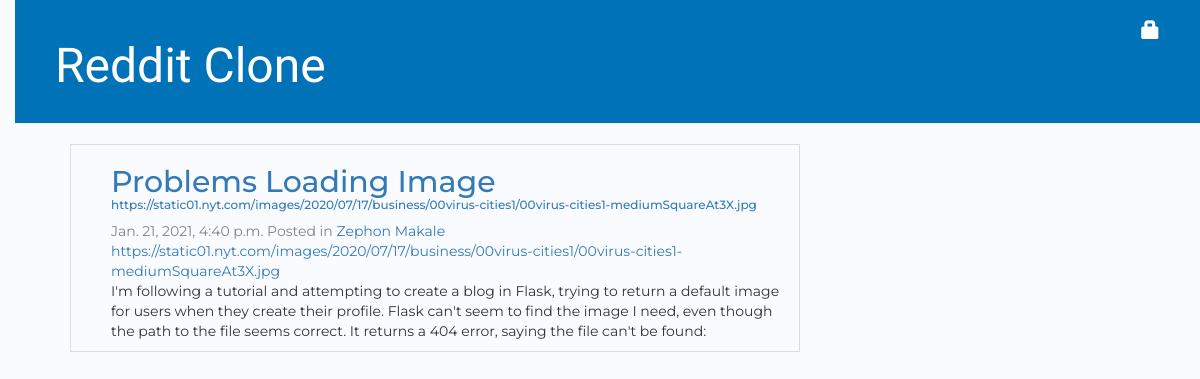
Before: / with the older database file.
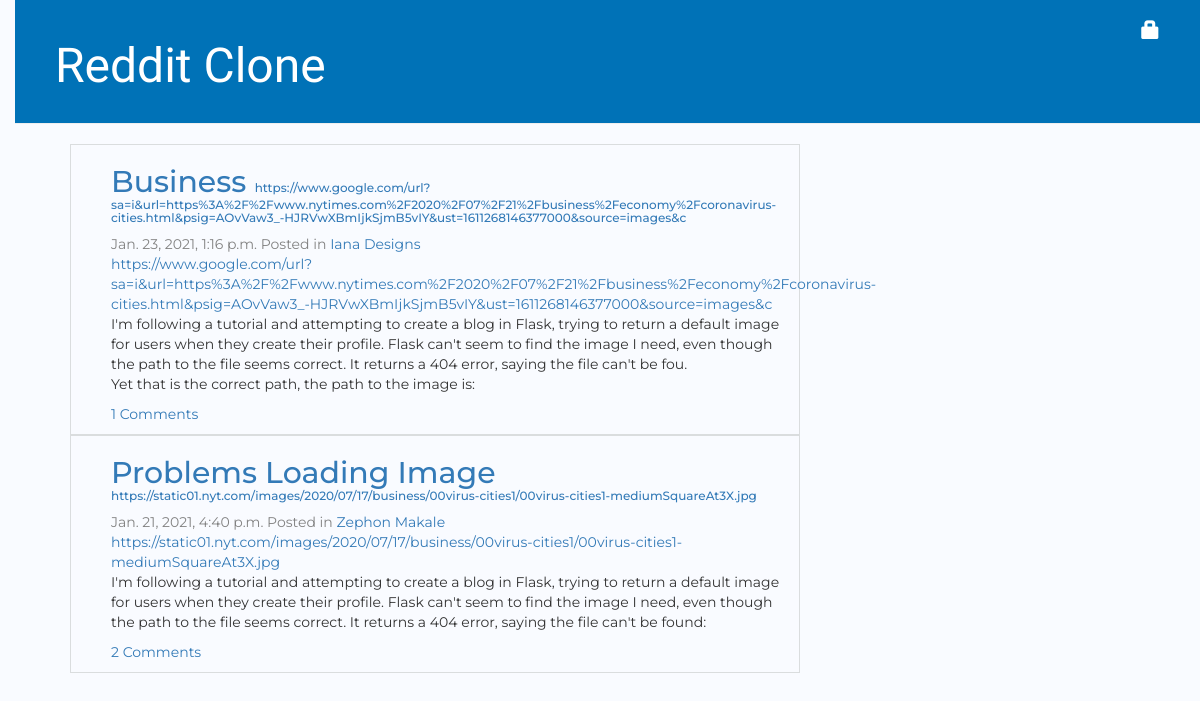
After: the same page with the newer database file.
### reddit/models.py (models this page shows, shortened)
class Votable(BaseModel):
    upvote_count = models.PositiveIntegerField(default=0)
    downvote_count = models.PositiveIntegerField(default=0)
    class Meta: abstract = True

class Post(Votable):
    title = models.CharField(max_length=200)
    submitter = models.ForeignKey(settings.AUTH_USER_MODEL, related_name='posts_submitted', on_delete=models.CASCADE)
    url = models.URLField('URL', max_length=200, null=True, blank=True)
    text = models.TextField(blank=True, null=True)
    comment_count = models.PositiveIntegerField(default=0)

class BaseModel(models.Model):
    eid = models.UUIDField(primary_key=True, default=uuid.uuid4, editable=False)
    date_created = models.DateTimeField(auto_now_add=True, db_index=True)
    class Meta: abstract = True

class SubReddit(BaseModel):
    name = models.CharField(max_length=200)
    posts = models.ManyToManyField('Post', related_name='subreddits', blank=True, through='SubRedditPost')
    cover_image_url = models.URLField('Cover Image URL', max_length=200, blank=True, null=True )
    moderators = models.ManyToManyField(settings.AUTH_USER_MODEL, related_name='subreddits_moderated')

### reddit/views.py (the view)
# urls.py: path('', views.post_list, name='post_list'),
def post_list(request):
    query = request.GET.get('query')
    if query:
        posts = Post.objects.filter(Q(text_icontains=query)|Q(title_icontains=query)).order_by('-date_created')
    else:
        posts = Post.objects.all().order_by('-date_created')
    return render(request, 'reddit/post_list.html',  {'posts': posts, 'form': SearchForm(initial={'query': query})})

### templates/reddit/post_list.html
{% extends 'reddit/base.html' %}
{% block content %}
    <div class="post-list">
        {% for post in posts %}
            <div class="post">
                <h2>
                    <a href="{% url 'post_detail' pk=post.pk %}">{{ post.title }}</a>
                    {% if post.url %}
                        <span class="url"><a href="{{post.url}}">{{post.url}}</a>
                    {% endif %}
                </h2>
                <div class="date">
                    {{ post.date_created }}
                    {% include "reddit/subs_posted.html" with post=post %}
                </div>
                {% if post.url %}
                    <a href="{{post.url}}">{{post.url}}</a>
                {% endif %}
                <p>{{ post.text|linebreaksbr }}</p>
                {% if  post.comment_count > 0 %}
                    <p><a href="{% url 'post_detail' pk=post.pk %}">{{ post.comment_count }} Comments</a></p>
                {% endif %}
            </div>
        {% endfor %}
    </div>
{% endblock %}

### templates/reddit/base.html (shortened to what this page needs)
{% load static %}
<html>
    <head>
        <link rel="stylesheet" href="https://cdn.jsdelivr.net/npm/bootstrap@4.6.0/dist/css/bootstrap.min.css">
        <link rel="stylesheet" href="//maxcdn.bootstrapcdn.com/bootstrap/3.2.0/css/bootstrap.min.css">
        <link rel="stylesheet" href="//maxcdn.bootstrapcdn.com/bootstrap/3.2.0/css/bootstrap-theme.min.css">
        <link rel="stylesheet" href="{% static 'css/reddit.css' %}">
    </head>
    <body>
        <div class="page-header">
            {% if user.is_authenticated %}
                <a href="{% url 'post_new' %}" class="top-menu"><span class="glyphicon glyphicon-plus"></span></a>
                <p class="top-menu">{{ user.username }} <small><a class="glyphicon glyphicon-log-out logout" href="{% url 'logout' %}"></a></small></p>
            {% else %}
                <a href="{% url 'login' %}" class="top-menu"><span class="glyphicon glyphicon-lock"></span></a>
            {% endif %}
            <h1><a href="/">Reddit Clone</a></h1>
        </div>
        <div class="content container">
            <div class="row">
                <div class="col-md-8">
                {% block content %}
                {% endblock %}
                </div>
            </div>
        </div>
    </body>
</html>

### templates/reddit/subs_posted.html
{%if post.subreddits.count %}
    <span>Posted in</span>
    {% for sub in post.subreddits.all %}
        <a href="{% url 'sub_detail' pk=sub.pk %}">{{ sub.name }}</a>
    {% endfor %}
{%endif%}

### reddit/static/css/reddit.css (style rules this page uses)
* { font-family: 'Montserrat', sans-serif; }
body { padding-left: 15px; background-color: #f9fbff; }
h1 a { color: #FCA205; font-family: 'Tangerine', cursive; }
.page-header { background-color: #0072b7; margin-top: 0; padding: 20px 20px 20px 40px; }
.page-header h1, .page-header h1 a, .page-header h1 a:visited, .page-header h1 a:active { color: #ffffff; font-size: 36pt; text-decoration: none; }
.content { margin-left: 40px; }
h1, h2, h3, h4 { font-family: 'Helvetica'; }
.date { color: #828282; }
.top-menu, .top-menu:hover, .top-menu:visited { color: #ffffff; float: right; font-size: 14pt; margin-right: 20px; }
.post { padding-bottom: 40px; }
.post-list .post { padding-bottom: 0px; padding-left: 40px; position: relative; border-width: 1px; border-style: solid; border-color: rgb(218, 221, 222); }
.url { font-size: .4em; }

Changed rows visible on the page:
added Post: title "Business", url "https://www.google.com/url?sa=i&url=https%3A%2F%2Fwww.nytimes.com%2F2020%2F07%2F21%2Fbusiness%2Feconomy%2Fcoronavirus-cities.html&psig=AOvVaw3_-HJRVwXBmIjkSjmB5vIY&ust=1611268146377000&source=images&c", date_created "Jan. 23, 2021, 1:16 p.m.", text "I'm following a tutorial and attempting to create a blog in Flask, trying to return a default image for users when they create their profile. Flask can't seem to find the image I need, even though the path to the file seems correct. It returns a 404 error, saying the file can't be fou. Yet that is the correct path, the path to the image is:", comment_count "1"
added SubReddit: name "Iana Designs", shown under "Business"
changed Post "Problems Loading Image": comment_count (not shown) → "2"
